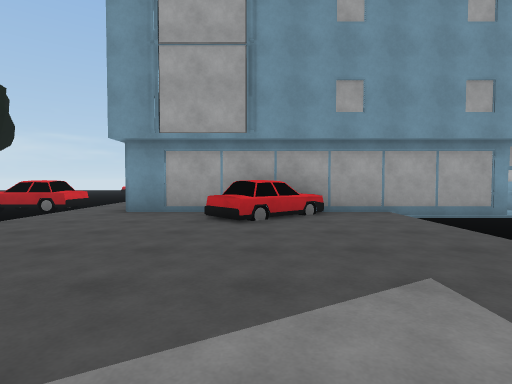
View 1 (above)

24 first-person views from a walk through a 3-D level made in the Unity game engine. The camera is 1.3 m above the floor, tilts 2° down and sees 80° across. The floor is counted in squares, 2 m on a side. Each view is taken from the middle of a square. On the plan, view 1 faces up. The plan holds only what a view shows up to about 10 squares ahead; the rest is blank. The place goes on beyond the plan. The player character is not drawn. Surface patterns are stand-ins for the level's own textures.

View 2
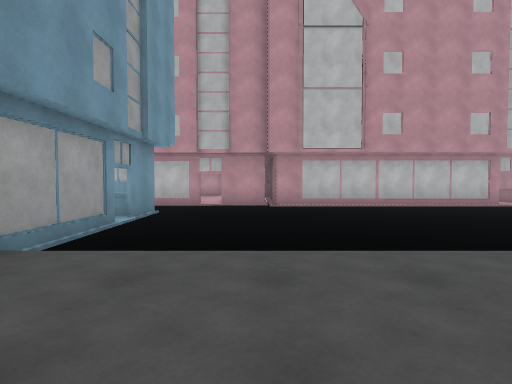

View 3
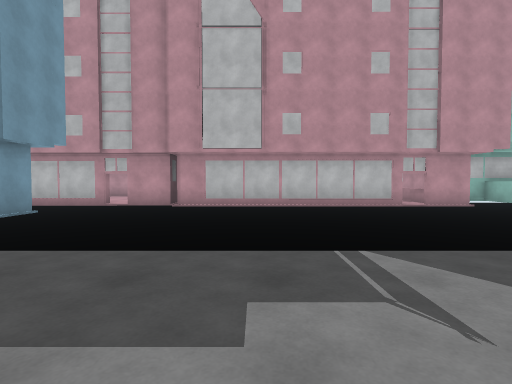

View 4
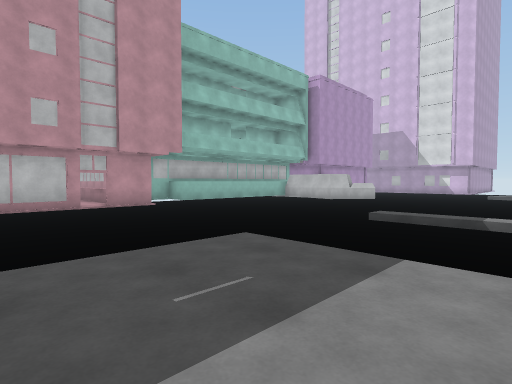

View 5
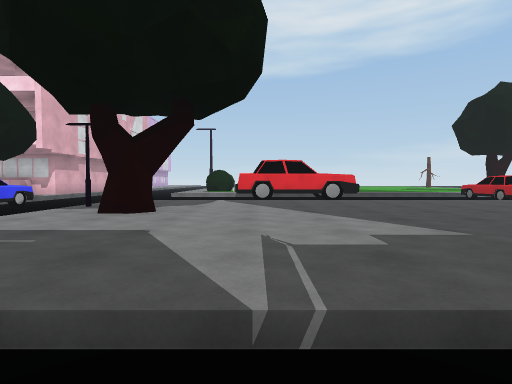

View 6
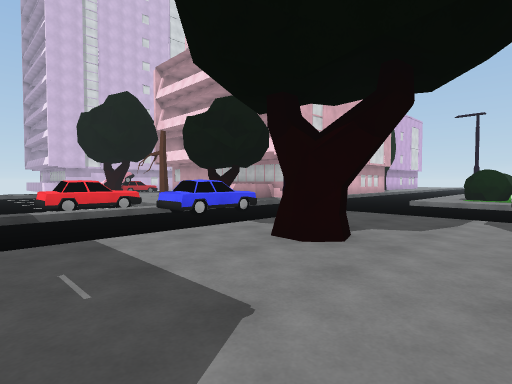

View 7
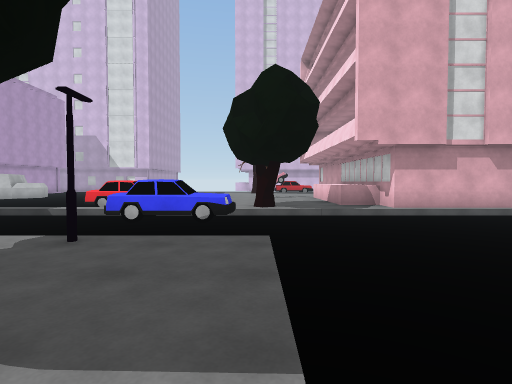

View 8
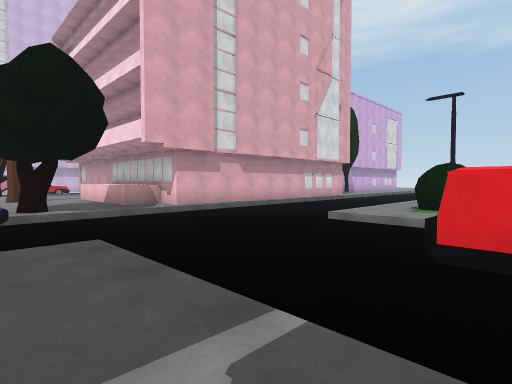

View 9
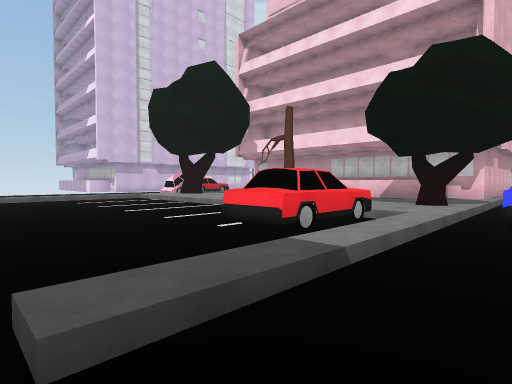

View 10
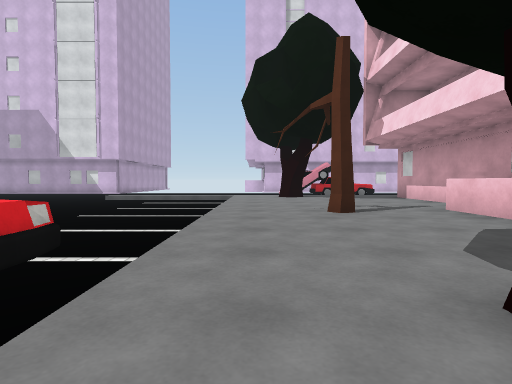

View 11
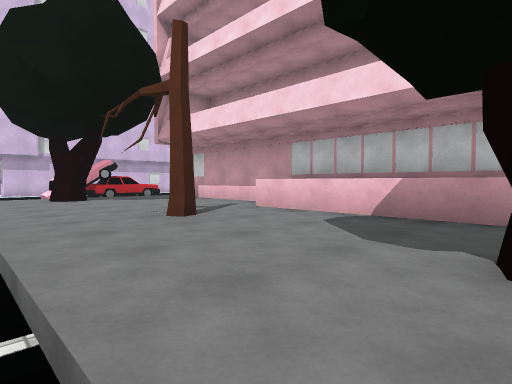

View 12
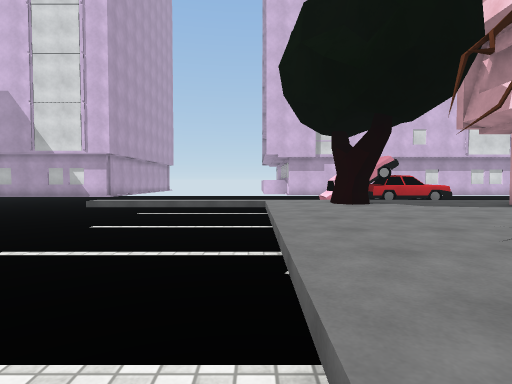

View 13
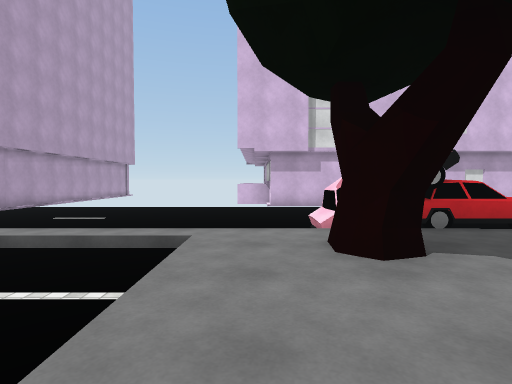

View 14
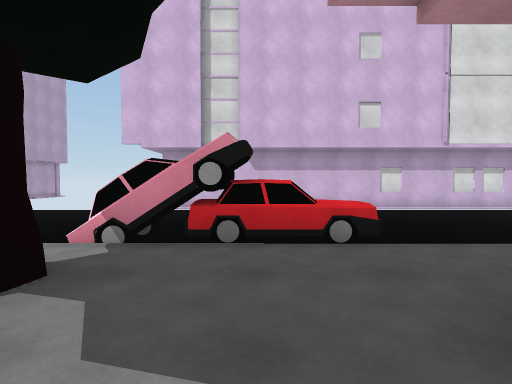

View 15
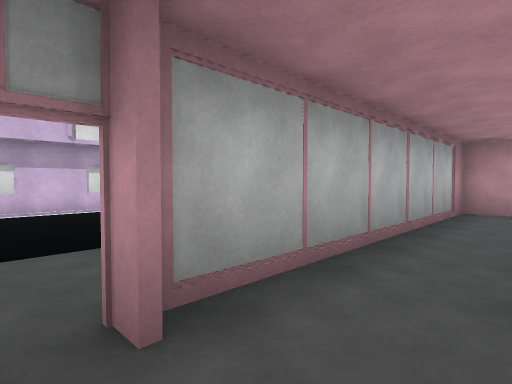

View 16
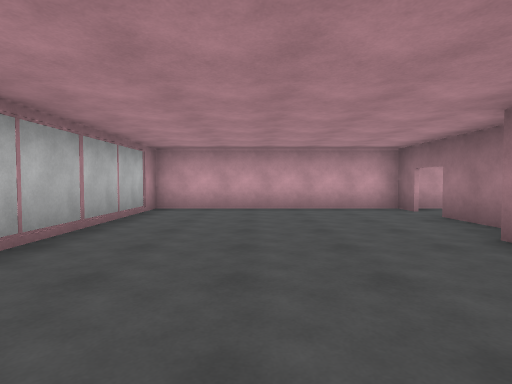

View 17
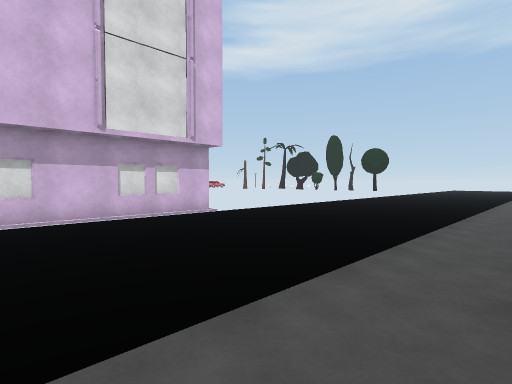

View 18
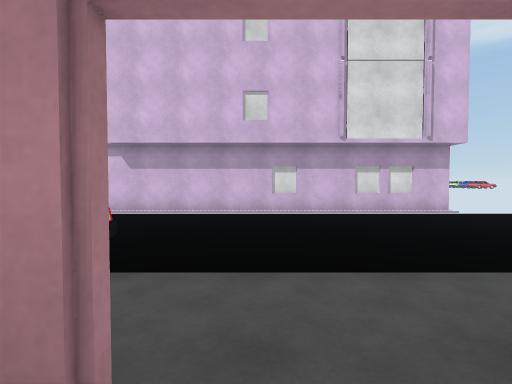

View 19
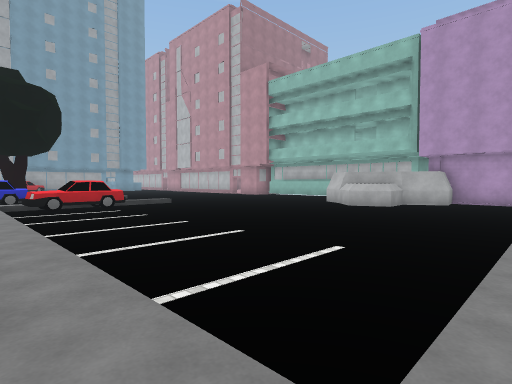

View 20
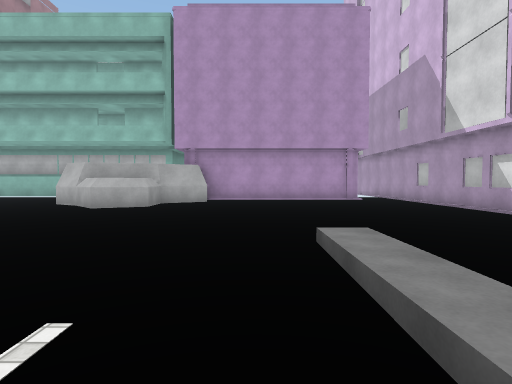

View 21
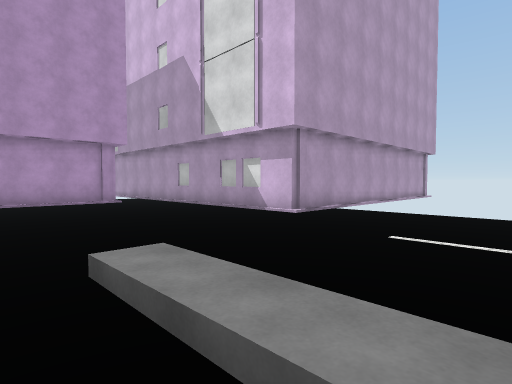

View 22
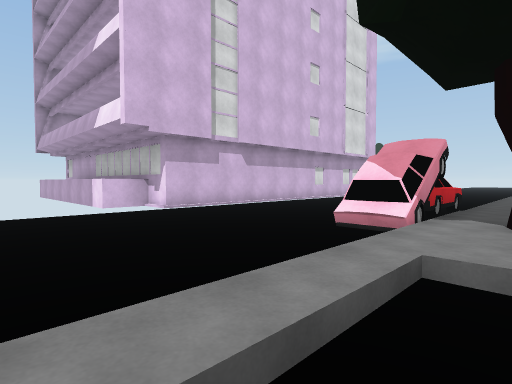

View 23
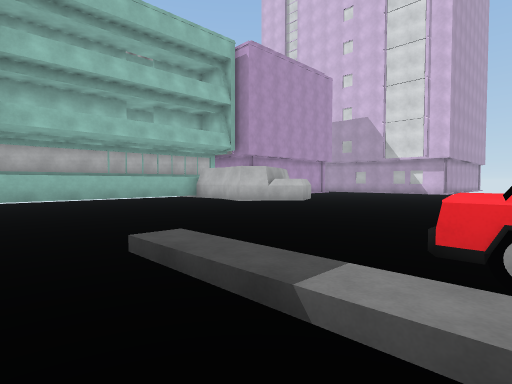

View 24
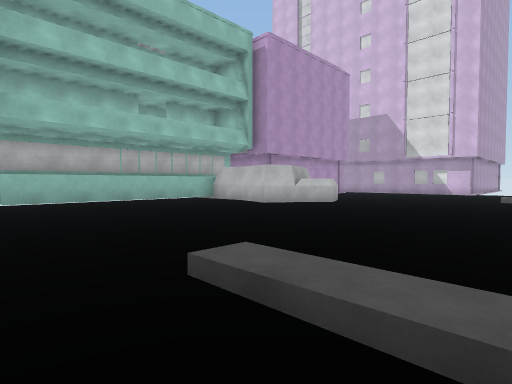

### Floor plan
Key: @ floor where view 1 was taken; # wall or solid block; x gap in a wall; . main floor; : floor 0.25 m higher than the main floor; / step, stairs or slope; = window, fence, low wall or low ledge; ^ raised ledge; C car; S streetlight.
Columns run from 20 left of view 1 to 11 right of it. Each row starts with its distance up from view 1.
  9              .../          #
  8              .CC/         ^# .#
  7               CC/###CC####^#..#
  6                ./  =CC:/......x
  5                 /:::C::/......x
  4                 /::::::/......#
  3               #./::::::/..... #
  2               #//::::::/.....#
  1               ^./::::::/.....#
  0               #//:::@::/.....#
 -1          #::..../::::::/.....#
 -2          #::... /::#:::/.....#.
 -3         ::::... /:S::::/.....#.
 -4         ....... ................
 -5         ..............  ......^^
 -6          ........CC...........#
 -7             ////////////......#
 -8           ####::#:/CC.........#
 -9     #       ^^::::/CC.........#
-10     #:      ^^::::/...........#
-11     #:###   ^^::::/...........#
-12    #::::::  ^^:#::/........#..#
-13    #::::::: ^#::::/.......#####
-14     #:::::::^#::::/.......^###
-15     #:::::::^#::::/.........##
-16     #######:^#::::/..........#
-17       ::::::::::#:/..........#
-18 ///////////////////////......#
-19 .............CCCC............#
-20 .............................#
-21  .............................
-22   ......................######
-23    ...///////////.......#
-24       #########=#^      #

Positions as (right, up) in squares from view 1, and headings:
1: (0, 0), facing up
2: (0, 4), facing right
3: (0, 1), facing right
4: (0, -1), facing down-right
5: (4, 0), facing left
6: (2, 0), facing down-left
7: (-4, 0), facing down
8: (-3, 0), facing down-left
9: (3, -6), facing down-left
10: (-3, -7), facing down
11: (-2, -8), facing down-left
12: (-2, -10), facing down
13: (-3, -14), facing down
14: (-6, -15), facing down
15: (-9, -15), facing down-left
16: (-9, -14), facing left
17: (-9, -17), facing down-left
18: (-9, -16), facing down
19: (-3, -18), facing up-right
20: (-1, -17), facing right
21: (0, -17), facing down-right
22: (0, -17), facing down-left
23: (0, -6), facing down-right
24: (1, -6), facing down-right
